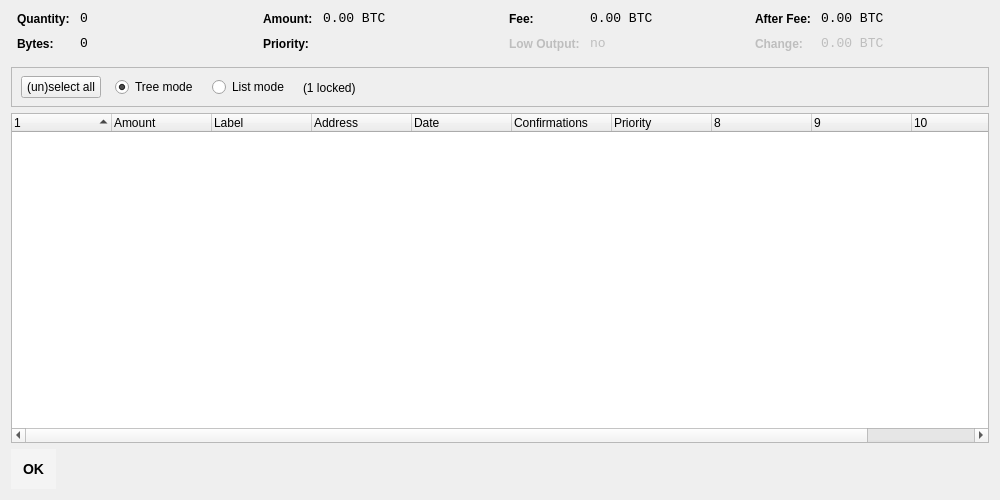
<?xml version="1.0" encoding="UTF-8"?>
<ui version="4.0">
 <class>CoinControlDialog</class>
 <widget class="QDialog" name="CoinControlDialog">
  <property name="geometry">
   <rect>
    <x>0</x>
    <y>0</y>
    <width>1000</width>
    <height>500</height>
   </rect>
  </property>
  <property name="windowTitle">
   <string>Coin Control</string>
  </property>
  <layout class="QVBoxLayout" name="verticalLayout">
   <item>
    <layout class="QHBoxLayout" name="horizontalLayoutTop" stretch="0,0,0,0">
     <property name="topMargin">
      <number>0</number>
     </property>
     <property name="bottomMargin">
      <number>10</number>
     </property>
     <item>
      <layout class="QFormLayout" name="formLayoutCoinControl1">
       <property name="horizontalSpacing">
        <number>10</number>
       </property>
       <property name="verticalSpacing">
        <number>10</number>
       </property>
       <property name="leftMargin">
        <number>6</number>
       </property>
       <property name="rightMargin">
        <number>6</number>
       </property>
       <item row="0" column="0">
        <widget class="QLabel" name="labelCoinControlQuantityText">
         <property name="styleSheet">
          <string notr="true">font-weight:bold;</string>
         </property>
         <property name="text">
          <string>Quantity:</string>
         </property>
        </widget>
       </item>
       <item row="0" column="1">
        <widget class="QLabel" name="labelCoinControlQuantity">
         <property name="font">
          <font>
           <family>Monospace</family>
           <pointsize>10</pointsize>
          </font>
         </property>
         <property name="cursor">
          <cursorShape>IBeamCursor</cursorShape>
         </property>
         <property name="contextMenuPolicy">
          <enum>Qt::ActionsContextMenu</enum>
         </property>
         <property name="text">
          <string notr="true">0</string>
         </property>
         <property name="textInteractionFlags">
          <set>Qt::LinksAccessibleByMouse|Qt::TextSelectableByKeyboard|Qt::TextSelectableByMouse</set>
         </property>
        </widget>
       </item>
       <item row="1" column="0">
        <widget class="QLabel" name="labelCoinControlBytesText">
         <property name="styleSheet">
          <string notr="true">font-weight:bold;</string>
         </property>
         <property name="text">
          <string>Bytes:</string>
         </property>
        </widget>
       </item>
       <item row="1" column="1">
        <widget class="QLabel" name="labelCoinControlBytes">
         <property name="font">
          <font>
           <family>Monospace</family>
           <pointsize>10</pointsize>
          </font>
         </property>
         <property name="cursor">
          <cursorShape>IBeamCursor</cursorShape>
         </property>
         <property name="contextMenuPolicy">
          <enum>Qt::ActionsContextMenu</enum>
         </property>
         <property name="text">
          <string notr="true">0</string>
         </property>
         <property name="textInteractionFlags">
          <set>Qt::LinksAccessibleByMouse|Qt::TextSelectableByKeyboard|Qt::TextSelectableByMouse</set>
         </property>
        </widget>
       </item>
      </layout>
     </item>
     <item>
      <layout class="QFormLayout" name="formLayoutCoinControl2">
       <property name="horizontalSpacing">
        <number>10</number>
       </property>
       <property name="verticalSpacing">
        <number>10</number>
       </property>
       <property name="leftMargin">
        <number>6</number>
       </property>
       <property name="rightMargin">
        <number>6</number>
       </property>
       <item row="0" column="0">
        <widget class="QLabel" name="labelCoinControlAmountText">
         <property name="styleSheet">
          <string notr="true">font-weight:bold;</string>
         </property>
         <property name="text">
          <string>Amount:</string>
         </property>
        </widget>
       </item>
       <item row="0" column="1">
        <widget class="QLabel" name="labelCoinControlAmount">
         <property name="font">
          <font>
           <family>Monospace</family>
           <pointsize>10</pointsize>
          </font>
         </property>
         <property name="cursor">
          <cursorShape>IBeamCursor</cursorShape>
         </property>
         <property name="contextMenuPolicy">
          <enum>Qt::ActionsContextMenu</enum>
         </property>
         <property name="text">
          <string notr="true">0.00 BTC</string>
         </property>
         <property name="textInteractionFlags">
          <set>Qt::LinksAccessibleByMouse|Qt::TextSelectableByKeyboard|Qt::TextSelectableByMouse</set>
         </property>
        </widget>
       </item>
       <item row="1" column="0">
        <widget class="QLabel" name="labelCoinControlPriorityText">
         <property name="styleSheet">
          <string notr="true">font-weight:bold;</string>
         </property>
         <property name="text">
          <string>Priority:</string>
         </property>
        </widget>
       </item>
       <item row="1" column="1">
        <widget class="QLabel" name="labelCoinControlPriority">
         <property name="font">
          <font>
           <family>Monospace</family>
           <pointsize>10</pointsize>
          </font>
         </property>
         <property name="cursor">
          <cursorShape>IBeamCursor</cursorShape>
         </property>
         <property name="contextMenuPolicy">
          <enum>Qt::ActionsContextMenu</enum>
         </property>
         <property name="text">
          <string/>
         </property>
         <property name="textInteractionFlags">
          <set>Qt::LinksAccessibleByMouse|Qt::TextSelectableByKeyboard|Qt::TextSelectableByMouse</set>
         </property>
        </widget>
       </item>
      </layout>
     </item>
     <item>
      <layout class="QFormLayout" name="formLayoutCoinControl3">
       <property name="horizontalSpacing">
        <number>10</number>
       </property>
       <property name="verticalSpacing">
        <number>10</number>
       </property>
       <property name="leftMargin">
        <number>6</number>
       </property>
       <property name="rightMargin">
        <number>6</number>
       </property>
       <item row="0" column="0">
        <widget class="QLabel" name="labelCoinControlFeeText">
         <property name="styleSheet">
          <string notr="true">font-weight:bold;</string>
         </property>
         <property name="text">
          <string>Fee:</string>
         </property>
        </widget>
       </item>
       <item row="0" column="1">
        <widget class="QLabel" name="labelCoinControlFee">
         <property name="font">
          <font>
           <family>Monospace</family>
           <pointsize>10</pointsize>
          </font>
         </property>
         <property name="cursor">
          <cursorShape>IBeamCursor</cursorShape>
         </property>
         <property name="contextMenuPolicy">
          <enum>Qt::ActionsContextMenu</enum>
         </property>
         <property name="text">
          <string notr="true">0.00 BTC</string>
         </property>
         <property name="textInteractionFlags">
          <set>Qt::LinksAccessibleByMouse|Qt::TextSelectableByKeyboard|Qt::TextSelectableByMouse</set>
         </property>
        </widget>
       </item>
       <item row="1" column="0">
        <widget class="QLabel" name="labelCoinControlLowOutputText">
         <property name="enabled">
          <bool>false</bool>
         </property>
         <property name="styleSheet">
          <string notr="true">font-weight:bold;</string>
         </property>
         <property name="text">
          <string>Low Output:</string>
         </property>
        </widget>
       </item>
       <item row="1" column="1">
        <widget class="QLabel" name="labelCoinControlLowOutput">
         <property name="enabled">
          <bool>false</bool>
         </property>
         <property name="font">
          <font>
           <family>Monospace</family>
           <pointsize>10</pointsize>
          </font>
         </property>
         <property name="cursor">
          <cursorShape>IBeamCursor</cursorShape>
         </property>
         <property name="contextMenuPolicy">
          <enum>Qt::ActionsContextMenu</enum>
         </property>
         <property name="text">
          <string>no</string>
         </property>
         <property name="textInteractionFlags">
          <set>Qt::LinksAccessibleByMouse|Qt::TextSelectableByKeyboard|Qt::TextSelectableByMouse</set>
         </property>
        </widget>
       </item>
      </layout>
     </item>
     <item>
      <layout class="QFormLayout" name="formLayoutCoinControl4">
       <property name="horizontalSpacing">
        <number>10</number>
       </property>
       <property name="verticalSpacing">
        <number>10</number>
       </property>
       <property name="leftMargin">
        <number>6</number>
       </property>
       <property name="rightMargin">
        <number>6</number>
       </property>
       <item row="0" column="0">
        <widget class="QLabel" name="labelCoinControlAfterFeeText">
         <property name="styleSheet">
          <string notr="true">font-weight:bold;</string>
         </property>
         <property name="text">
          <string>After Fee:</string>
         </property>
        </widget>
       </item>
       <item row="0" column="1">
        <widget class="QLabel" name="labelCoinControlAfterFee">
         <property name="font">
          <font>
           <family>Monospace</family>
           <pointsize>10</pointsize>
          </font>
         </property>
         <property name="cursor">
          <cursorShape>IBeamCursor</cursorShape>
         </property>
         <property name="contextMenuPolicy">
          <enum>Qt::ActionsContextMenu</enum>
         </property>
         <property name="text">
          <string notr="true">0.00 BTC</string>
         </property>
         <property name="textInteractionFlags">
          <set>Qt::LinksAccessibleByMouse|Qt::TextSelectableByKeyboard|Qt::TextSelectableByMouse</set>
         </property>
        </widget>
       </item>
       <item row="1" column="0">
        <widget class="QLabel" name="labelCoinControlChangeText">
         <property name="enabled">
          <bool>false</bool>
         </property>
         <property name="styleSheet">
          <string notr="true">font-weight:bold;</string>
         </property>
         <property name="text">
          <string>Change:</string>
         </property>
        </widget>
       </item>
       <item row="1" column="1">
        <widget class="QLabel" name="labelCoinControlChange">
         <property name="enabled">
          <bool>false</bool>
         </property>
         <property name="font">
          <font>
           <family>Monospace</family>
           <pointsize>10</pointsize>
          </font>
         </property>
         <property name="cursor">
          <cursorShape>IBeamCursor</cursorShape>
         </property>
         <property name="contextMenuPolicy">
          <enum>Qt::ActionsContextMenu</enum>
         </property>
         <property name="text">
          <string notr="true">0.00 BTC</string>
         </property>
         <property name="textInteractionFlags">
          <set>Qt::LinksAccessibleByMouse|Qt::TextSelectableByKeyboard|Qt::TextSelectableByMouse</set>
         </property>
        </widget>
       </item>
      </layout>
     </item>
    </layout>
   </item>
   <item>
    <widget class="QFrame" name="frame">
     <property name="minimumSize">
      <size>
       <width>0</width>
       <height>40</height>
      </size>
     </property>
     <property name="frameShape">
      <enum>QFrame::StyledPanel</enum>
     </property>
     <property name="frameShadow">
      <enum>QFrame::Sunken</enum>
     </property>
     <widget class="QWidget" name="horizontalLayoutWidget">
      <property name="geometry">
       <rect>
        <x>10</x>
        <y>0</y>
        <width>781</width>
        <height>41</height>
       </rect>
      </property>
      <layout class="QHBoxLayout" name="horizontalLayoutPanel" stretch="0,0,0,0,0">
       <property name="spacing">
        <number>14</number>
       </property>
       <item>
        <widget class="QPushButton" name="pushButtonSelectAll">
         <property name="sizePolicy">
          <sizepolicy hsizetype="Maximum" vsizetype="Fixed">
           <horstretch>0</horstretch>
           <verstretch>0</verstretch>
          </sizepolicy>
         </property>
         <property name="text">
          <string>(un)select all</string>
         </property>
        </widget>
       </item>
       <item>
        <widget class="QRadioButton" name="radioTreeMode">
         <property name="sizePolicy">
          <sizepolicy hsizetype="Maximum" vsizetype="Fixed">
           <horstretch>0</horstretch>
           <verstretch>0</verstretch>
          </sizepolicy>
         </property>
         <property name="text">
          <string>Tree mode</string>
         </property>
         <property name="checked">
          <bool>true</bool>
         </property>
        </widget>
       </item>
       <item>
        <widget class="QRadioButton" name="radioListMode">
         <property name="sizePolicy">
          <sizepolicy hsizetype="Maximum" vsizetype="Fixed">
           <horstretch>0</horstretch>
           <verstretch>0</verstretch>
          </sizepolicy>
         </property>
         <property name="text">
          <string>List mode</string>
         </property>
        </widget>
       </item>
       <item>
        <widget class="QLabel" name="labelLocked">
         <property name="text">
          <string>(1 locked)</string>
         </property>
        </widget>
       </item>
       <item>
        <spacer name="horizontalSpacer">
         <property name="orientation">
          <enum>Qt::Horizontal</enum>
         </property>
         <property name="sizeHint" stdset="0">
          <size>
           <width>40</width>
           <height>20</height>
          </size>
         </property>
        </spacer>
       </item>
      </layout>
     </widget>
    </widget>
   </item>
   <item>
    <widget class="CoinControlTreeWidget" name="treeWidget">
     <property name="contextMenuPolicy">
      <enum>Qt::CustomContextMenu</enum>
     </property>
     <property name="sortingEnabled">
      <bool>false</bool>
     </property>
     <property name="columnCount">
      <number>11</number>
     </property>
     <attribute name="headerShowSortIndicator" stdset="0">
      <bool>true</bool>
     </attribute>
     <attribute name="headerStretchLastSection">
      <bool>false</bool>
     </attribute>
     <column>
      <property name="text">
       <string/>
      </property>
     </column>
     <column>
      <property name="text">
       <string>Amount</string>
      </property>
     </column>
     <column>
      <property name="text">
       <string notr="true">Label</string>
      </property>
     </column>
     <column>
      <property name="text">
       <string>Address</string>
      </property>
     </column>
     <column>
      <property name="text">
       <string>Date</string>
      </property>
     </column>
     <column>
      <property name="text">
       <string>Confirmations</string>
      </property>
      <property name="toolTip">
       <string>Confirmed</string>
      </property>
     </column>
     <column>
      <property name="text">
       <string>Priority</string>
      </property>
     </column>
     <column>
      <property name="text">
       <string/>
      </property>
     </column>
     <column>
      <property name="text">
       <string/>
      </property>
     </column>
     <column>
      <property name="text">
       <string/>
      </property>
     </column>
     <column>
      <property name="text">
       <string/>
      </property>
     </column>
    </widget>
   </item>
   <item>
    <widget class="QDialogButtonBox" name="buttonBox">
     <property name="sizePolicy">
      <sizepolicy hsizetype="Maximum" vsizetype="Fixed">
       <horstretch>0</horstretch>
       <verstretch>0</verstretch>
      </sizepolicy>
     </property>
     <property name="styleSheet">
      <string notr="true">background-color: #fff4f4f4;
border-style: none;
font: bold 14px;
padding: 12px;</string>
     </property>
     <property name="orientation">
      <enum>Qt::Horizontal</enum>
     </property>
     <property name="standardButtons">
      <set>QDialogButtonBox::Ok</set>
     </property>
    </widget>
   </item>
  </layout>
 </widget>
 <customwidgets>
  <customwidget>
   <class>CoinControlTreeWidget</class>
   <extends>QTreeWidget</extends>
   <header>coincontroltreewidget.h</header>
  </customwidget>
 </customwidgets>
 <resources/>
 <connections/>
</ui>
